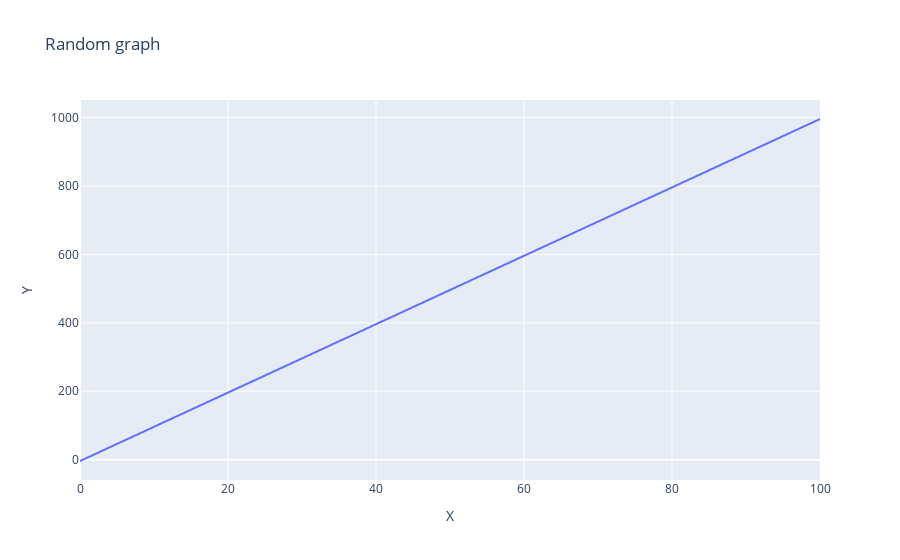

Here is the notebook cell this chart was saved with:
### Code cell
import chart_studio.plotly as py
import numpy as np
import pandas as pd
import plotly.express as px

df_price = pd.DataFrame({'X': np.linspace(0, 100)})
df_price['Y'] = 10 * df_price.X - 4
px.line(df_price,
        render_mode='webgl',
        x='X',
        y='Y',
        title='Random graph')

### Figure 1 — Plotly figure (JSON) as saved in the notebook; plotly's stock layout.template omitted (floating-point values rounded to 4 significant figures)
{"data": [{"hoverlabel": {"namelength": 0}, "hovertemplate": "X=%{x}<br>Y=%{y}", "legendgroup": "", "line": {"color": "#636efa", "dash": "solid"}, "mode": "lines", "name": "", "showlegend": false, "type": "scattergl", "x": [0, 2.041, 4.082, 6.122, 8.163, 10.2, 12.24, 14.29, 16.33, 18.37, 20.41, 22.45, 24.49, 26.53, 28.57, 30.61, 32.65, 34.69, 36.73, 38.78, 40.82, 42.86, 44.9, 46.94, 48.98, 51.02, 53.06, 55.1, 57.14, 59.18, 61.22, 63.27, 65.31, 67.35, 69.39, 71.43, 73.47, 75.51, 77.55, 79.59, 81.63, 83.67, 85.71, 87.76, 89.8, 91.84, 93.88, 95.92, 97.96, 100], "xaxis": "x", "y": [-4, 16.41, 36.82, 57.22, 77.63, 98.04, 118.4, 138.9, 159.3, 179.7, 200.1, 220.5, 240.9, 261.3, 281.7, 302.1, 322.5, 342.9, 363.3, 383.8, 404.2, 424.6, 445.0, 465.4, 485.8, 506.2, 526.6, 547.0, 567.4, 587.8, 608.2, 628.7, 649.1, 669.5, 689.9, 710.3, 730.7, 751.1, 771.5, 791.9, 812.3, 832.7, 853.1, 873.6, 894.0, 914.4, 934.8, 955.2, 975.6, 996], "yaxis": "y"}], "layout": {"legend": {"tracegroupgap": 0}, "title": {"text": "Random graph"}, "xaxis": {"anchor": "y", "domain": [0, 1], "title": {"text": "X"}}, "yaxis": {"anchor": "x", "domain": [0, 1], "title": {"text": "Y"}}}}
